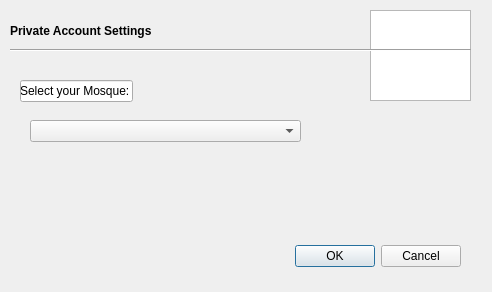
<?xml version="1.0" encoding="UTF-8"?>
<ui version="4.0">
 <class>Dialog</class>
 <widget class="QDialog" name="Dialog">
  <property name="geometry">
   <rect>
    <x>0</x>
    <y>0</y>
    <width>492</width>
    <height>292</height>
   </rect>
  </property>
  <property name="windowTitle">
   <string>Dialog</string>
  </property>
  <widget class="QDialogButtonBox" name="buttonBox">
   <property name="geometry">
    <rect>
     <x>120</x>
     <y>240</y>
     <width>341</width>
     <height>32</height>
    </rect>
   </property>
   <property name="orientation">
    <enum>Qt::Horizontal</enum>
   </property>
   <property name="standardButtons">
    <set>QDialogButtonBox::Cancel|QDialogButtonBox::Ok</set>
   </property>
  </widget>
  <widget class="QLabel" name="WelcomeLabelText">
   <property name="geometry">
    <rect>
     <x>10</x>
     <y>20</y>
     <width>331</width>
     <height>21</height>
    </rect>
   </property>
   <property name="font">
    <font>
     <weight>75</weight>
     <bold>true</bold>
    </font>
   </property>
   <property name="text">
    <string>Private Account Settings</string>
   </property>
  </widget>
  <widget class="QGraphicsView" name="graphicsView">
   <property name="geometry">
    <rect>
     <x>370</x>
     <y>10</y>
     <width>101</width>
     <height>91</height>
    </rect>
   </property>
   <property name="styleSheet">
    <string notr="true">border-image: url(:/Languages/build-MyMosqu-Desktop-Debug/Untitled-1.png);</string>
   </property>
  </widget>
  <widget class="Line" name="line">
   <property name="geometry">
    <rect>
     <x>10</x>
     <y>40</y>
     <width>461</width>
     <height>20</height>
    </rect>
   </property>
   <property name="orientation">
    <enum>Qt::Horizontal</enum>
   </property>
  </widget>
  <widget class="QComboBox" name="comboBox">
   <property name="geometry">
    <rect>
     <x>30</x>
     <y>120</y>
     <width>271</width>
     <height>22</height>
    </rect>
   </property>
  </widget>
  <widget class="QLineEdit" name="lineEdit">
   <property name="enabled">
    <bool>true</bool>
   </property>
   <property name="geometry">
    <rect>
     <x>20</x>
     <y>80</y>
     <width>113</width>
     <height>22</height>
    </rect>
   </property>
   <property name="font">
    <font>
     <pointsize>9</pointsize>
    </font>
   </property>
   <property name="text">
    <string>Select your Mosque:</string>
   </property>
  </widget>
 </widget>
 <resources/>
 <connections>
  <connection>
   <sender>buttonBox</sender>
   <signal>accepted()</signal>
   <receiver>Dialog</receiver>
   <slot>accept()</slot>
   <hints>
    <hint type="sourcelabel">
     <x>248</x>
     <y>254</y>
    </hint>
    <hint type="destinationlabel">
     <x>157</x>
     <y>274</y>
    </hint>
   </hints>
  </connection>
  <connection>
   <sender>buttonBox</sender>
   <signal>rejected()</signal>
   <receiver>Dialog</receiver>
   <slot>reject()</slot>
   <hints>
    <hint type="sourcelabel">
     <x>316</x>
     <y>260</y>
    </hint>
    <hint type="destinationlabel">
     <x>286</x>
     <y>274</y>
    </hint>
   </hints>
  </connection>
 </connections>
</ui>
